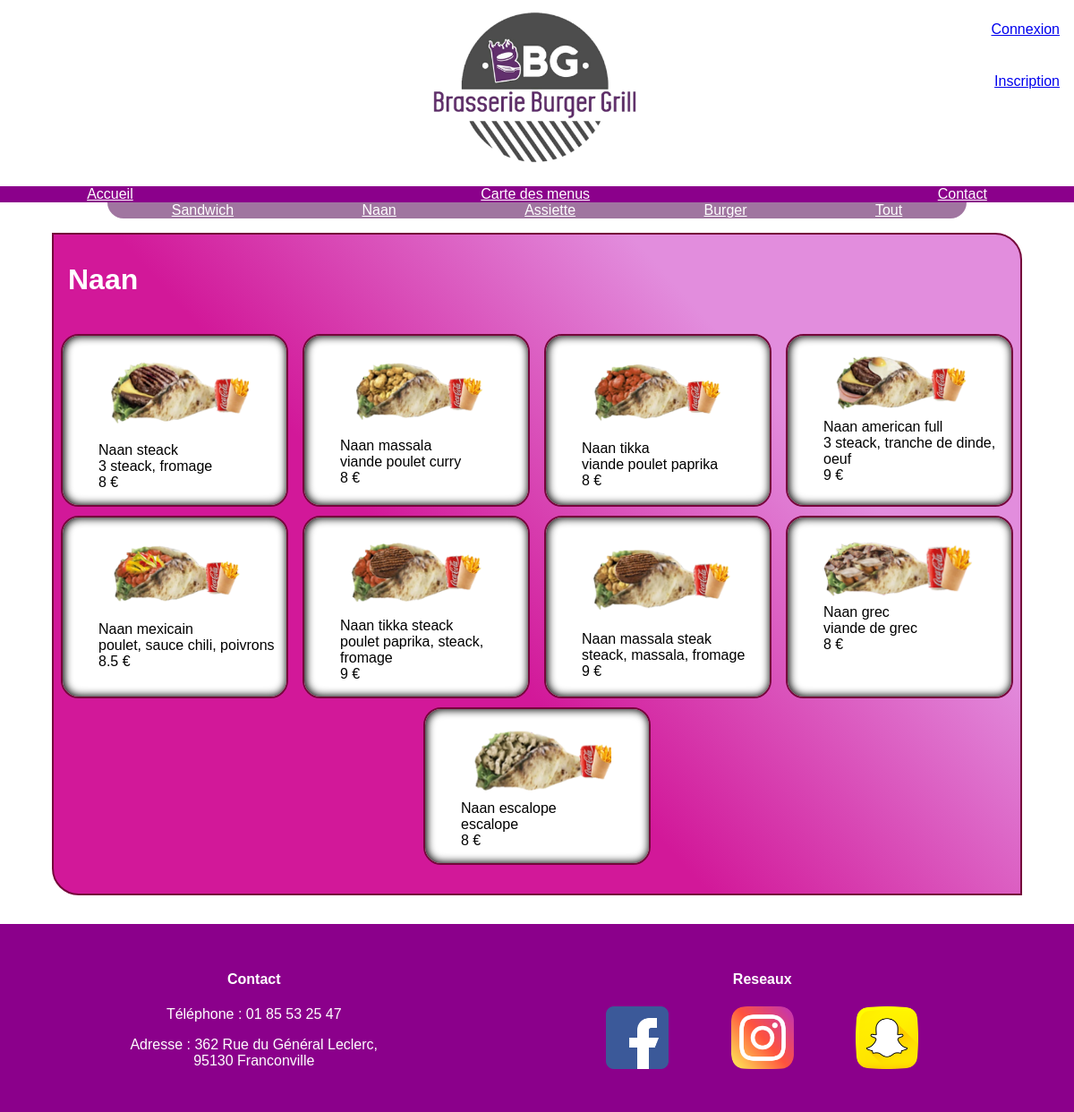
Screenshot of /Carte_des_Menus.php?categ=2 with the database file from the repository.
### tables this page shows
CREATE TABLE categorie(

	`id_categorie` int(11) NOT NULL AUTO_INCREMENT,
	`nom` varchar(30) NOT NULL,
	PRIMARY KEY(`id_categorie`)

);

CREATE TABLE plat(

	`id_plat` int(11) NOT NULL AUTO_INCREMENT,
	`intitule` varchar(30) NOT NULL,
	`ingredient` varchar(50) NOT NULL,
	`prix` float(11) NOT NULL,
	`image` varchar(50),
	`id_categorie` int(11) NOT NULL,
	PRIMARY KEY(`id_plat`),
	CONSTRAINT FK_Plat_Categorie FOREIGN KEY(`id_categorie`)
    REFERENCES categorie(`id_categorie`)
    ON UPDATE CASCADE ON DELETE CASCADE
	
);

### Carte_des_Menus.php (the view, shortened to what this page needs)
<?php
		$pdo = connexpdo("bbg");
		$req = $pdo->prepare("Select * from categorie");
		$req->execute();
		$mes_categories = $req->fetchAll(PDO::FETCH_ASSOC);
	?>
<!DOCTYPE html>
<html>
<head>
	<link rel="stylesheet" type="text/css" href="css/pages.css">
	<link rel="stylesheet" type="text/css" href="css/carte_des_menus.css">
</head>
<body>
	<header>
		<div class="top">
			<div id="empty">
			</div>
			<div class="logo">
				<img src="img/logo.png">
			</div>
			<div id="connexion">
				<?php
				if(!empty($_SESSION)) {
					if ($_SESSION['status'] == "1") {
						echo "<a href='crud.php'><p>Espace admin</p></a>";
					}
					echo "<a href='Account.php'><p>Mon compte</p></a>";
				}else{
					echo "<a href='connexion.php'><p>Connexion</p></a>";
					echo "<a href='inscription.php'><p>Inscription</p></a>";
				}
				?>
			</div>
		</div>
			<nav>
				<ul id="navig">
					<li><a href="index.php">Accueil</a></li>
					<li><a href="Carte_des_Menus.php"><li>Carte des menus</a></li>
					<li><a href="Contact.php"><li>Contact</a></li>
				</ul>
			</nav>
	</header>
	<div id="nav_categ">
		<ul id="categories">
			<?php
			foreach ($mes_categories as $une_categorie) {
			echo "<li><a href='http://localhost:8888/Projet_BBG/Carte_des_Menus.php?categ=".$une_categorie["id_categorie"]."'>".$une_categorie["nom"]."</a></li>";
				}
		;?>
		<li><a href="http://localhost:8888/Projet_BBG/Carte_des_Menus.php">Tout</a></li>
		</ul>
	</div>
	<section>
		<?php
			if(isset($_GET["categ"])){
				$categ = $_GET["categ"];
				$recup = $pdo->prepare("Select * from plat as p
				 JOIN categorie as c on p.`id_categorie`=c.id_categorie
				 where c.id_categorie=?");
				$recup->execute(array($categ));
				$selec = $recup->fetchAll(PDO::FETCH_ASSOC);
				$req = $pdo->prepare("Select nom from categorie where id_categorie=?");
				$req->execute(array($categ));
				$carte = $req->fetchAll(PDO::FETCH_ASSOC);
				$liste = [];
			}
			foreach ($carte as $cate){
				array_push($liste, $cate["nom"]);
			}
			foreach ($liste as $name) {
				echo "<article>";
				echo "<h3>".$name."</h3>";
				echo "<div class='card'>";
				foreach ($selec as $value){
					if($name == $value["nom"]){
						echo "<div class='carte'><ul>";
						echo "<img src='".$value['image']."'>";
						echo "<li>".$value['intitule']."</li>";
						echo "<li>".$value['ingredient']."</li>";
						echo "<li>".$value['prix']." €</li>";
						echo "</ul></div>";
					}
				}
				echo "</div>";
				echo "</article>";
			}
		?>
	</section>
	<footer>
		<div id="Contact">
			<h4>Contact</h4>
			<p>Téléphone : 01 85 53 25 47</p>
			<p>Adresse : 362 Rue du Général Leclerc, 95130 Franconville</p>
		</div>
		<div id="reseaux">
			<h4>Reseaux</h4>
			<figure>
				<img src="img/facebook.png">
				<img src="img/instagram.png">
				<img src="img/snapchat.png">
			</figure>
		</div>
	</footer>
</body>
</html>

### css/pages.css (style rules this page uses)
* { font-family: 'Noto Sans JP', sans-serif; }
body { margin: 0; height: 100%; }
html { height: 100%; }
.top { display: flex; }
#empty { width: 40%; }
.logo { width: 20%; display: flex; align-items: center; }
.logo>img { width: 100%; }
#connexion { width: 40%; display: flex; flex-direction: column; align-items: flex-end; }
#connexion > * { margin-top: 0.5rem; margin-right: 1rem; }
#navig { display: flex; justify-content: space-around; padding: 0; list-style-type: none; margin-bottom: 0; }
nav { background-color: #8b008b; }
ul a { color: white; }
footer { background-color: #8b008b; padding: 2rem; color: white; display: flex; justify-content: space-around; }
#Contact { width: 300px; text-align: center; }
#reseaux { text-align: center; width: 429px; }
#reseaux figure { display: flex; justify-content: space-between; }
#reseaux figure > img { width: 20%; }

### css/carte_des_menus.css (style rules this page uses)
#nav_categ { background-color: #a075a0; width: 80%; margin: auto; border-radius: 0px 0px 30px 30px; }
#categories { display: flex; justify-content: space-around; padding: 0; list-style-type: none; margin-top: 0; }
.carte { width: 250px; border: 2px solid #75063b; margin-top: 10px; background-color: white; border-radius: 20px; box-shadow: inset 1px 0px 10px 1px #000000; }
.carte img { width: 80%; }
article { width: 90%; border:2px solid #75063b; margin: auto; margin-bottom: 2em; border-radius: 0px 30px 0px 30px; background: rgb(210,24,153); background: linear-gradient(48deg, rgba(210,24,153,1) 42%, rgba(226,141,221,1) 75%); }
.card { display: flex; justify-content: space-around; flex-wrap: wrap; margin-bottom: 2em; }
ul { list-style-type: none; }
h3 { padding-left: 1rem; font-size: 2rem; color: white; }

### rows the page displays
categorie: nom "Sandwich"
categorie: nom "Naan"
categorie: nom "Assiette"
categorie: nom "Burger"
plat: image (picture), intitule "Naan steack", ingredient "3 steack, fromage", prix "8"
plat: image (picture), intitule "Naan massala", ingredient "viande poulet curry", prix "8"
plat: image (picture), intitule "Naan tikka", ingredient "viande poulet paprika", prix "8"
plat: image (picture), intitule "Naan american full", ingredient "3 steack, tranche de dinde, oeuf", prix "9"
plat: image (picture), intitule "Naan mexicain", ingredient "poulet, sauce chili, poivrons", prix "8.5"
plat: image (picture), intitule "Naan tikka steack", ingredient "poulet paprika, steack, fromage", prix "9"
plat: image (picture), intitule "Naan massala steak", ingredient "steack, massala, fromage", prix "9"
plat: image (picture), intitule "Naan grec", ingredient "viande de grec", prix "8"
plat: image (picture), intitule "Naan escalope", ingredient "escalope", prix "8"

### other values shown
$name "Naan"
